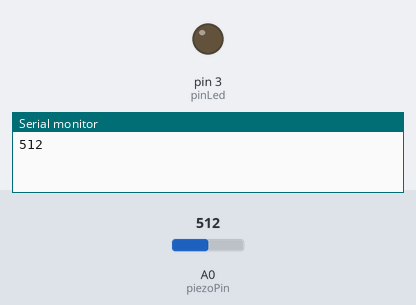
A sketch run on a simulated Arduino Uno, built with avr-gcc and run on an emulated ATmega328P. Shown: output pins drawn as LEDs (lit = HIGH), the last lines printed to the serial monitor. The test bench sets the inputs (shaded band); at power-on: A0 (piezoPin) = 512.

Above: at 2.1 s.
At 3.2 s:
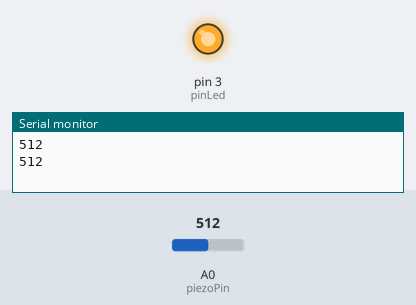
3.3 s: A0 (piezoPin) set to 132
6.2 s: A0 (piezoPin) set to 114
At 15.4 s:
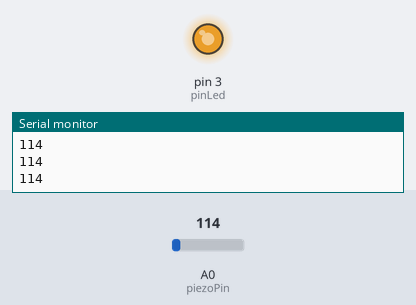
Timing chart, 0 to 20.5 s (numbered marks = the images above; inputs shaded):
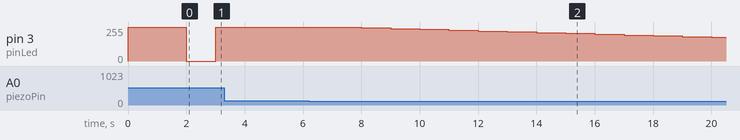

The sketch:

piezo.ino
```cpp
const int pinLed = 3;
const int piezoPin = A0;
int ledOn = 120;
int sensorValue = 0;
int ledValue = 0; // Porta PWM de 0 até 255

void setup() {
  pinMode(pinLed, OUTPUT);

  Serial.begin(9600);
  // Pisca o LED duas vezes, para mostrar que o programa iniciou
  initLed();
  initLed();
}

void loop() {
  piezo();
}

void initLed()
{
  digitalWrite(pinLed, HIGH);
  delay(1000);
  digitalWrite(pinLed, LOW);
}

void piezo()
{
  sensorValue = analogRead(piezoPin);
  Serial.println(sensorValue);
  delay(1000);
  if (sensorValue >= ledOn) {
    ledValue = 255; //Brilho máximo do led
  }
  analogWrite(pinLed, int(ledValue));
  turnOffLed();
}

void turnOffLed()
{
  ledValue = ledValue - 5.50;
  if(ledValue <= 0) {
    ledValue = 0;
  }
}
```

Measured:
- the behaviour switches between 120 and 119 on A0 (piezoPin) (found by bisection; images 1 and 2)
- after the input at 6.2 s, pin 3 (pinLed): moves from 255/255 to 177/255 over 12.0 s, starting after 1.8 s
